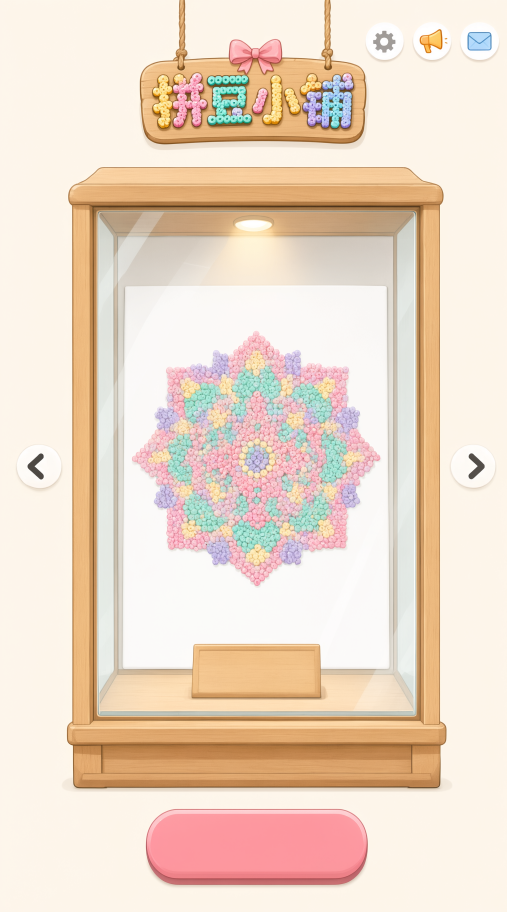
#> input picture games/beads/design/art/shots/menu-showcase-20261010/v1-mainmenu-final.png, 1520 x 2736 px, found by its file name (shown at 1/3 size)
$ python b19-onsheet.py
#> lines starting #> are read from the running program, lines starting #| are printed output that depends on the picture
#!/usr/bin/env python3
"""B19 贴回台面目检：把资产放回牌位，背景用**台面逐行均色**（抹掉原牌与原影）。

为什么不用原稿直接当底：原稿牌位上本来就带影，叠上去会二次变暗，判不出新影的强弱。
为什么不用纯色底：台面本身从上到下有明显明暗渐变（背板接缝 190 → 台面 220），
平涂底会让影看起来比实际重/轻。取牌右侧干净台面 x[1000,1080] 的逐行中位色当底，
既保住渐变又没有牌和影。
"""
import numpy as np
from PIL import Image, ImageFilter

import b19_cutlib as lib

P = lib.DRAFT_PLATE
im = Image.open(lib.REF).convert('RGB')
#> im is the input picture: PIL image 1520x2736 RGB; mean R, G, B 237.1, 217.7, 200.5
A = np.asarray(im).astype(np.float32)
row_med = np.median(A[:, 1000:1080], 1)              # 逐行台面均色（干净区，无牌无影）
#> row_med = 2736 rows, first 8: [253, 246, 234], [253, 246, 234], [253, 245, 234], [253, 245, 234], [253, 245, 234], [253, 246, 234], [253, 246, 234], [253, 246, 234]
bg = np.repeat(row_med[:, None, :], A.shape[1], axis=1)
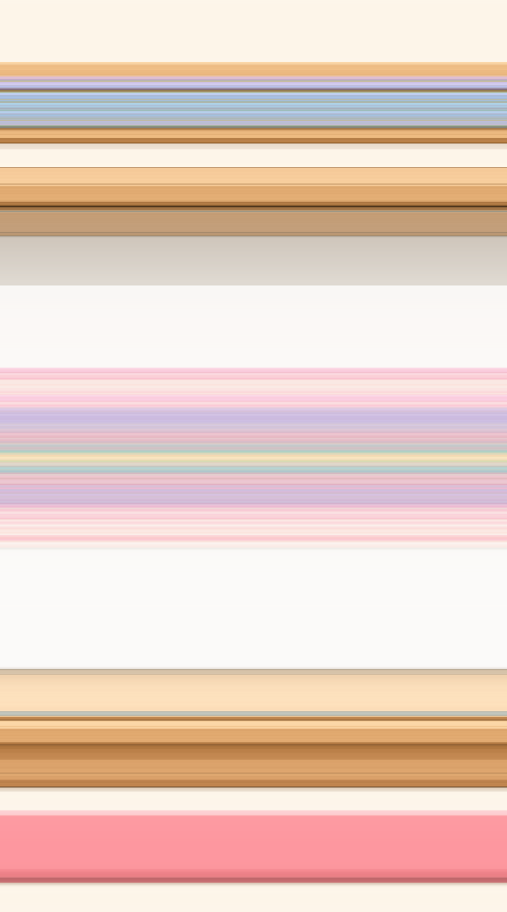
#> bg: shape (2736, 1520, 3) float32 (shown at 1/3 size); mean R, G, B 234.5, 208.3, 199.3
# 只在牌位附近抹，远处保留原稿（看图时仍有环境参照）
mask = np.zeros(A.shape[:2], dtype=np.float32)
mask[P[2] - 30:P[3] + 40, P[0] - 30:P[1] + 40] = 1.0
# ⚠ 必须羽化：硬边矩形会在图上留一条可见接缝，看图像时会被误读成资产的边
mask = np.asarray(Image.fromarray((mask * 255).astype(np.uint8)).filter(
    ImageFilter.GaussianBlur(24))).astype(np.float32) / 255.0
base = (A * (1 - mask[:, :, None]) + bg * mask[:, :, None]).astype(np.uint8)

rows = [('v1 hard edge  shadow x1.0', 'temp/b19-local/source.png'),
        ('v3 straight-quad  shadow x1.0', 'temp/b19-local3a/source.png'),
        ('v3 straight-quad  shadow x1.6', 'temp/b19-local3b/source.png'),
        ('cloud leg (reference)', 'temp/b19-cloud/source.png')]

tiles = []
for tag, path in rows:
#> (the run stopped early here; a loop or call above may not have finished)
